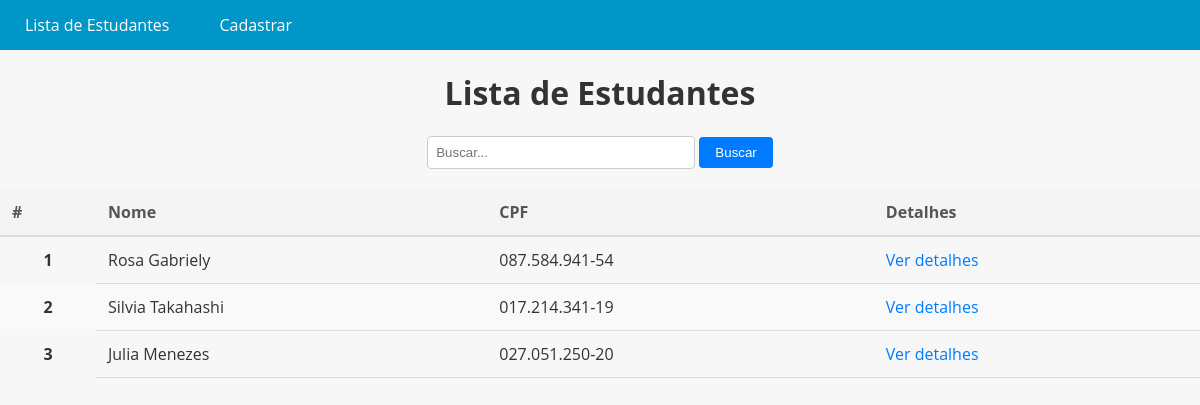
Before: / with the older database file.
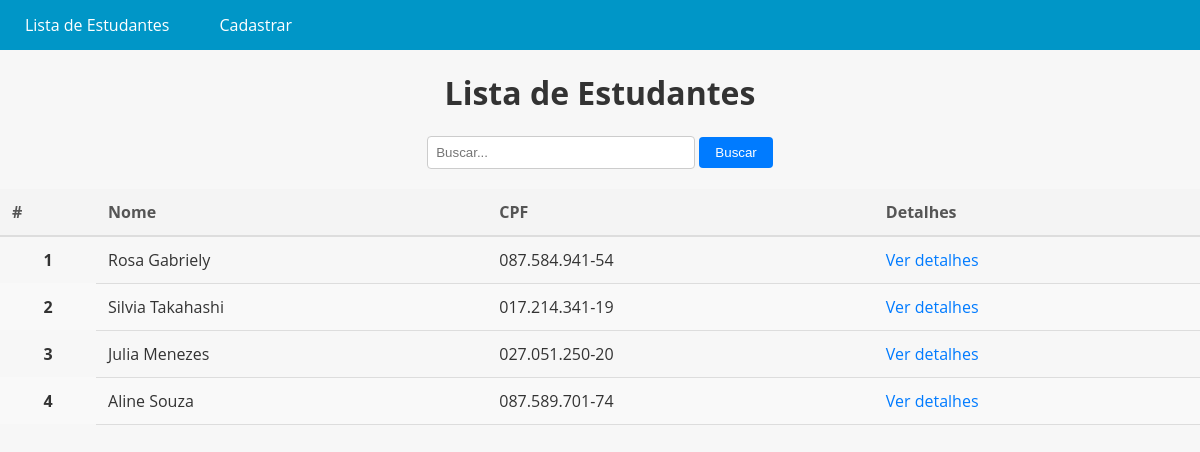
After: the same page with the newer database file.
### CadStudent/models.py (models this page shows, shortened)
class Student(models.Model):
    name = models.CharField(max_length=100, verbose_name='Nome')
    age = models.IntegerField(verbose_name='Idade')
    cpf = models.CharField(max_length=15, unique=True, verbose_name='CPF')
    birth_date = models.DateField(max_length=12, verbose_name='Data de nascimento')
    course_period = models.CharField(max_length=50, verbose_name='Periodo do Curso')
    courses = models.ManyToManyField(Course, verbose_name='Curso')
    photo = models.ImageField(upload_to='CadStudent/', null=False, blank=False, verbose_name='Foto do estudante')

### CadStudent/views.py (the view)
# urls.py: path('', views.student_list, name='student_list'),
def student_list(request):
    query = request.GET.get('q')
    if query:
        students = Student.objects.filter(
            Q(name__icontains=query) | Q(cpf__icontains=query) | Q(courses__name__icontains=query)
        ).distinct()
    else:
        students = Student.objects.all()
    return render(request, 'CadStudent/student_list.html', {'students': students})

### CadStudent/templates/CadStudent/student_list.html
{% extends 'CadStudent/base.html' %}
{% load static %}
{% block content %}
<link rel="stylesheet" href="{% static 'CadStudent/css/style.css' %}">
<h1 style="text-align: center;">Lista de Estudantes</h1>
<form method="GET" action=".">
    <input type="text" name="q" placeholder="Buscar..." value="{{ request.GET.q }}">
    <button type="submit">Buscar</button>
</form>
{% if students %}
<table class="table">
    <thead>
        <tr>
            <th scope="col">#</th>
            <th scope="col">Nome</th>
            <th scope="col">CPF</th>
            <th scope="col">Detalhes</th>
        </tr>
    </thead>
    <tbody>
        {% for student in students %}
        <tr>
            <th scope="row">{{ forloop.counter }}</th>
            <td>{{ student.name }}</td>
            <td>{{ student.cpf }}</td>
            <td><a href="{% url 'student_detail' student.pk %}">Ver detalhes</a></td>
        </tr>
        {% empty %}
        <tr>
            <td colspan="4">Nenhum estudante encontrado.</td>
        </tr>
        {% endfor %}
    </tbody>
</table>
{% else %}
<p>Nenhum estudante encontrado.</p>
{% endif %}
{% endblock %}

Changed rows visible on the page:
added Student: name "Aline Souza", cpf "087.589.701-74"
